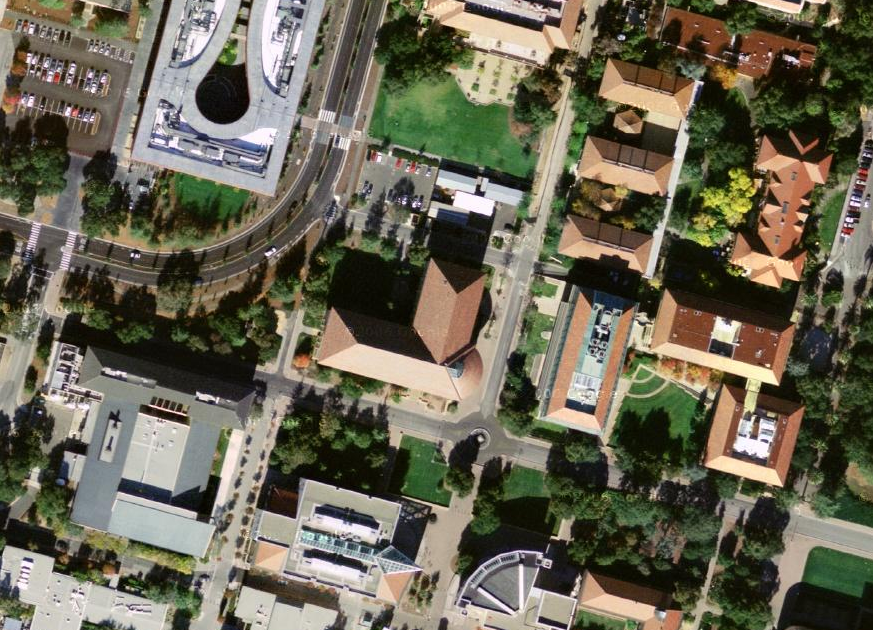
#> input picture MaraudersMapMobile/bin/resources/gates.PNG, 873 x 630 px, found by its file name
$ python generateRotatedImages.py
#> lines starting #> are read from the running program, lines starting #| are printed output that depends on the picture
import Image

imageFile = 'gates.png'
numRotations = 24

image = Image.open(imageFile)
#> image is the input picture: PIL image 873x630 RGB; mean R, G, B 105.1, 101.1, 83.7
degrees = 360.0 / numRotations
for i in range(numRotations):
    image.rotate(i * degrees).save('gates_' + ('%03i' % (i * degrees)) + '.jpg')
#> this loop made 24 passes
#> pass 2, `image.rotate(i * degrees).save('gates_' + ('%03i' % (i * degrees)) + '..`:
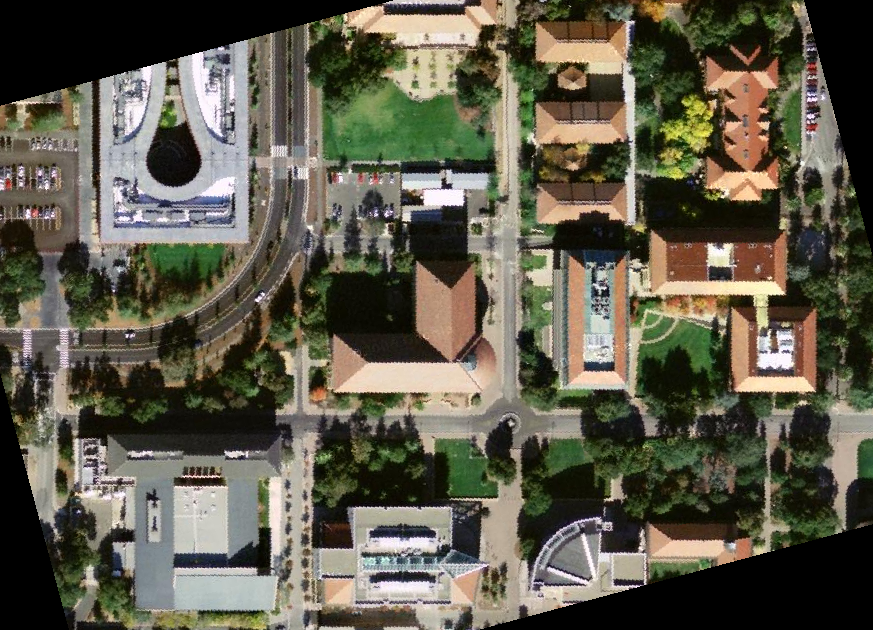
#> saved as gates_015.jpg: PIL image 873x630 RGB; mean R, G, B 94, 90.5, 75
